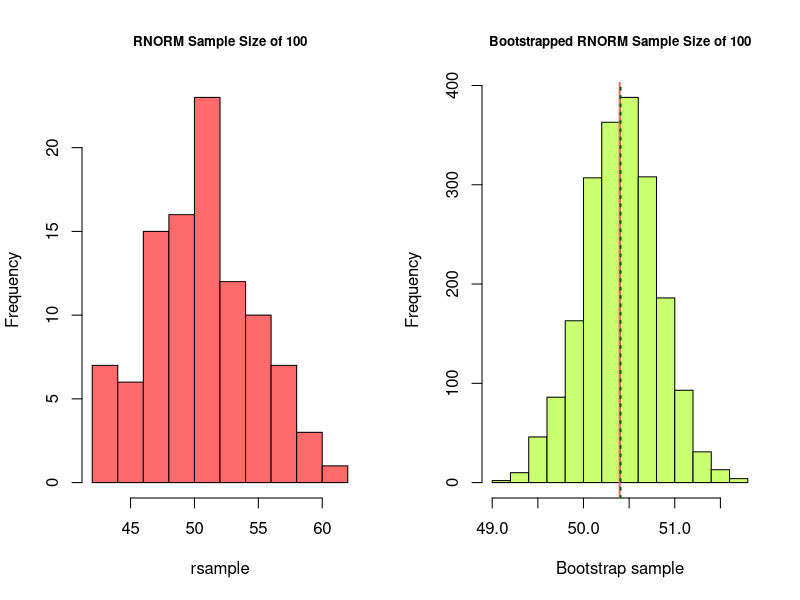
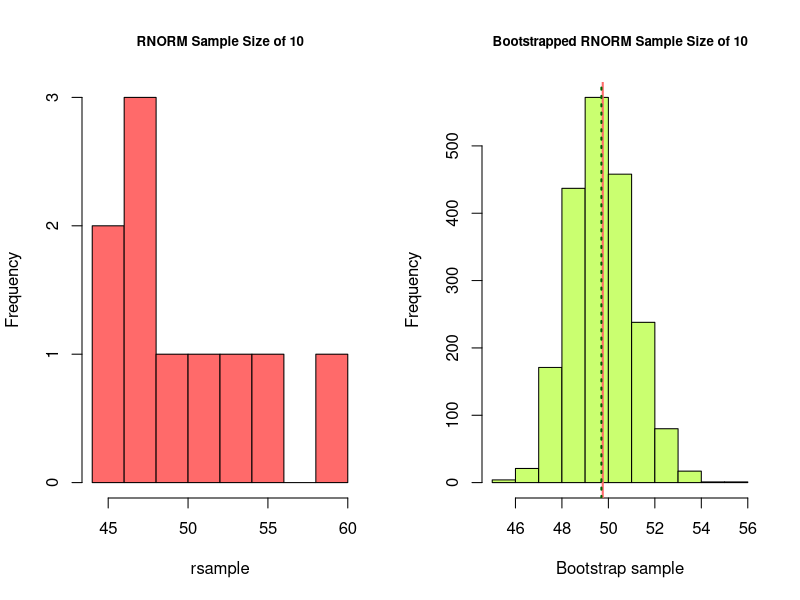
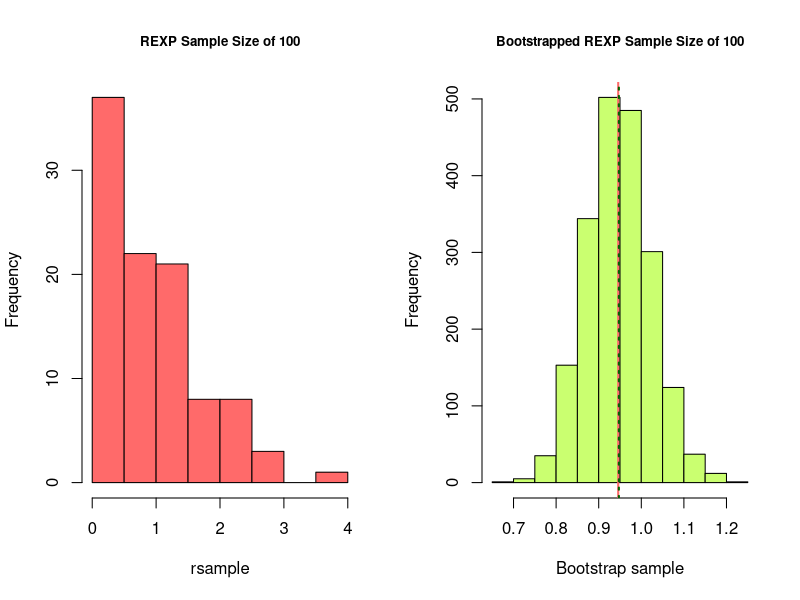
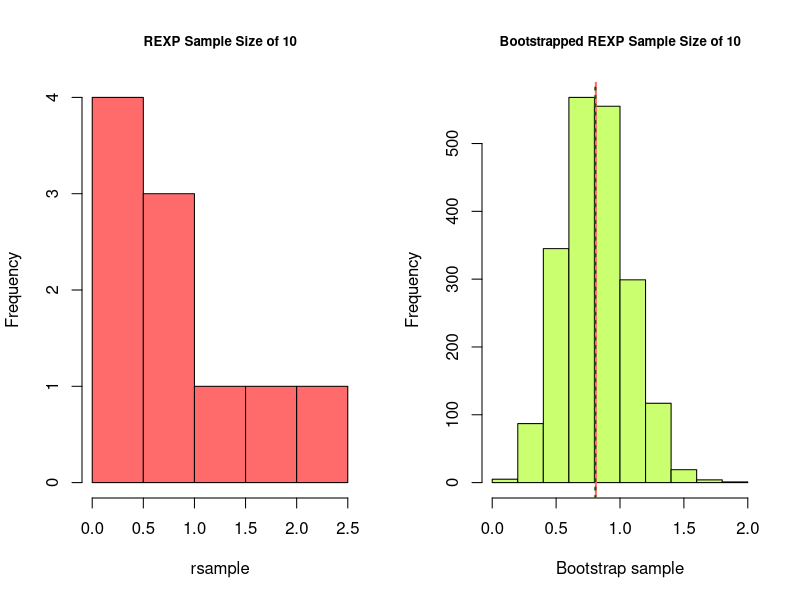

These charts were generated, in order, by the following R code:
## ---- chunk 1
knitr::opts_chunk$set(cache = FALSE)
## ---- chunk 2
##########################################################
## Function: sampFunc()
## Inputs:   n == number of sample data to collect
##           nsim == number of bootstrap sample repeats
##           distType == distribution type specifier
## Outputs:  xbar == norm dist. sample mean
##           sdRSample == norm dist. sample standard deviation
##           bootmean == vector of bootstrap sample means
##           (print) --> random sample summary statistics
##           (plots) --> histogram of sample data
##
## Description: Receives number and type of samples to be 
##              generated and number of bootstrap samples to
##              collect, produces bootstrap samples, and
##              returns the sample mean, sample standard 
##              deviation, and bootstrap sample means.
###########################################################

sampFunc <- function(n, nsim, distType) {
    
    ## Run conditional statement to collect sample based on normal or exponential distribution
    ## and generate histogram of sample data with correct title
    if(distType == "n") {
        rsample <- rnorm(n, 50, 4)
        hist(rsample, main = paste("RNORM Sample Size of", n), col = "indianred1")
    }
    else if(distType == "e") {
        rsample <- rexp(n)
        hist(rsample, main = paste("REXP Sample Size of", n), col = "indianred1")
    }
    
    ## Assign sample standard deviation and mean to variables
    sdRSample <- sd(rsample)
    xbar <- mean(rsample)
    
    ## Print random sample summary results to screen
    cat("Random sample summary statistics:\n")
    print(summary(rsample))
    
    ## Initialize bootmean vector as numeric type of size 'nsim'
    bootmean <- numeric(nsim)
    
    ## Run bootstrap sequence and save bootsample means to bootmean vector
    for (i in 1:nsim){
        bootsample <- sample(rsample, size = length(rsample), replace = TRUE)
        bootmean[i] <- mean(bootsample)
    }
    
    ## Return sample mean, standard deviation, and vector of bootsrap means
    return(c(xbar,sdRSample,bootmean))
}

##########################################################
## Function: analyze()
## Inputs:   N == number of sample data to collect
##           repeats == number of bootstrap sample repeats
##           DistTYPE == distribution type specifier
## Outputs:  (print) --> random sample's summary statistics
##           (print) --> bootstrap sample's summary statistics
##           (print) --> bootstrap sample's standard deviation
##           (print) --> standard error of the sample mean
##           (plots) --> histogram of bootstrap means
##
## Description: Receives number and type of samples to be 
##              generated and number of bootstrap samples to
##              collect, and passes these values to the
##              sampFunc() function. Processes sampFunc()
##              returned values and produces bootstrap mean
##              summary statistics, and standard error of
##              the sample mean. Additionally, bootstrap mean
##              histograms are plotted for comparison to sample
##              histograms and random sample's and bootstrap 
##              sample's standard deviations are displayed.
###########################################################

analyze <- function(N, repeats, DistTYPE) {
    
    ## Obtain sample mean, sample sd, and bootstrap mean from random distribution
    funcReturn <- sampFunc(N, repeats, DistTYPE)
    sampleMean <- funcReturn[1]
    sampleSD <- funcReturn[2]
    BOOTMean <- funcReturn[-1:-2]
    
    ## Print bootstrap mean summary results to screen
    cat("Bootstrap sample's summary statistics:\n")
    print(summary(BOOTMean))
    
    ## Run conditional statement to print correct histogram
    ## title for normal vs. exponential distribution bootstrap mean data
    if(DistTYPE == distNorm) {
        hist(BOOTMean, main = paste("Bootstrapped RNORM Sample Size of", N),
             xlab = "Bootstrap sample", col = "darkolivegreen1")
    }
    else if(DistTYPE == distExp) {
        hist(BOOTMean, main = paste("Bootstrapped REXP Sample Size of", N),
             xlab = "Bootstrap sample", col = "darkolivegreen1")
    }
    ## Add sample mean and bootstrap mean of means lines for comparison in bootstrap histogram
    abline(v = sampleMean, col = "indianred1", lwd = 2)
    abline(v = mean(BOOTMean), col = "darkgreen", lwd = 2, lty = 3)
    
    # Print random sample and bootstrap standard deviations and standard error
    print(paste("Random sample's standard deviation =",round(sampleSD,4)))
    print(paste("Bootstrap means' standard deviation =",round(sd(BOOTMean),4)))
    print(paste("Standard error of the sample mean =",round((sampleSD/sqrt(N)),4)))
}
## ---- chunk 3
## Initialize variables
repeats <- 2000 # Number of bootstrap samples to collect
distNorm <- "n" # Normal distribution selection
distExp <- "e" # Exponential distribution selection
samp1 <- 100
samp2 <- 10
## ---- chunk 4
## Set graphical parameters for histograms
par(mfrow = c(1, 2), cex.main = 0.8)  # 2 rows and 2 columns with title text shrink by 20%

## Normal Distribution 100 Samples - Demonstration of Central Limit Theorem
analyze(samp1, repeats, distNorm)
## ---- chunk 5
## Set graphical parameters for histograms
par(mfrow = c(1, 2), cex.main = 0.8)  # 2 rows and 2 columns with title text shrink by 20%

## Normal Distribution 10 Samples - Demonstration of Central Limit Theorem
analyze(samp2, repeats, distNorm)
## ---- chunk 6
## Set graphical parameters for histograms
par(mfrow = c(1, 2), cex.main = 0.8)  # 2 rows and 2 columns with title text shrink by 20%

## Exponential Distribution 100 Samples - Demonstration of Central Limit Theorem
analyze(samp1, repeats, distExp)
## ---- chunk 7
## Set graphical parameters for histograms
par(mfrow = c(1, 2), cex.main = 0.8)  # 2 rows and 2 columns with title text shrink by 20%

## Exponential Distribution 10 Samples - Demonstration of Central Limit Theorem
analyze(samp2, repeats, distExp)
